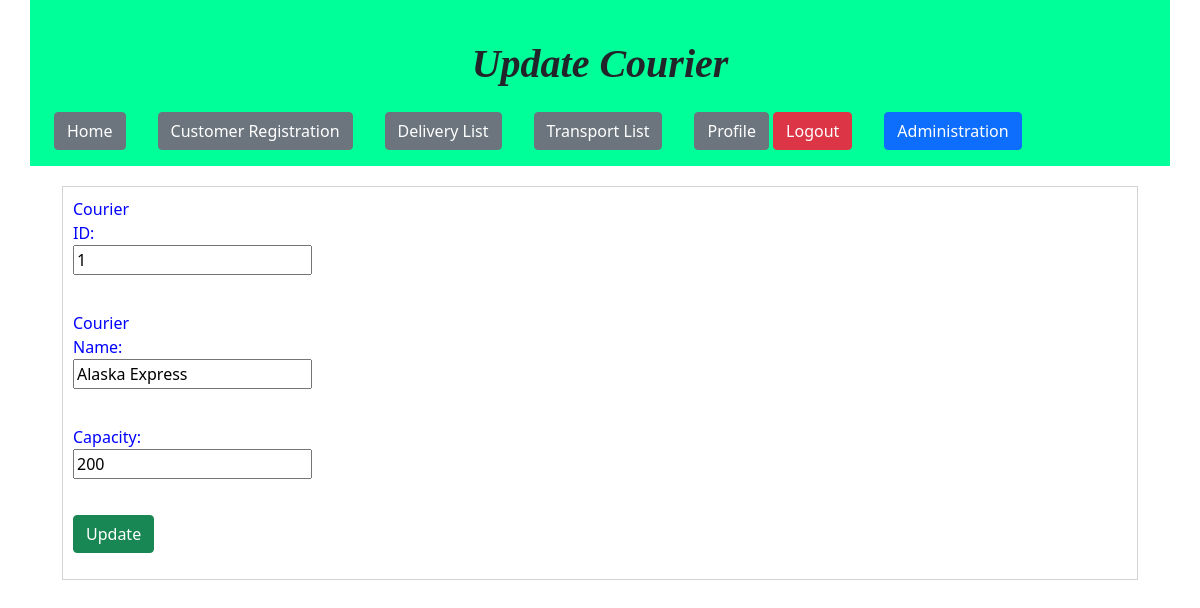
The app's page /affairs/courier/update/1 (signed in) with its own data.
### affairs/models.py (models this page shows, shortened)
class CourierModel(models.Model):
    courierId = models.IntegerField(primary_key=True)
    cName = models.CharField(max_length=100)
    capacity = models.IntegerField()

### affairs/views.py (the view)
# urls.py: path('courier/update/<int:id>',views.CourierUpdateView),
@login_required
def CourierUpdateView(request,id):
    cInstance = CourierModel.objects.get(pk=id)
    if request.method == 'POST':
        courierForm = CourierForm(request.POST,instance=cInstance)
        if courierForm.is_valid:
            courierForm.save()
            return HttpResponseRedirect(reverse(views.CourierListView))
    else:
        courierForm = CourierForm(instance=cInstance)
    context = {
        'coForm': courierForm
    }
    return render(request,'affairs/CourierUpdate.html',context)

### affairs/forms.py
class CourierForm(forms.ModelForm):
    class Meta:
        model = CourierModel
        fields = '__all__'

### affairs/templates/affairs/CourierUpdate.html (shortened to what this page needs)
{% extends "affairs/layout.html" %}
{% load static %}
{% block titlepage %}  Update Courier {% endblock %}
{% block mainContent %}
    <form action="" method="POSt" enctype="multipart/form-data">
        <div class="mainborder">
            <div class="row">
              <div class="col-md-6">
                <p class="mylable">Courier ID:{{coForm.courierId}}</p>
                <p class="mylable">Courier Name:{{coForm.cName}}</p>
                <p class="mylable">Capacity:{{coForm.capacity}}</p>
                <p><button type="submit" class="btn btn-success">Update</button></p>
              </div>
            </div>
        </div>
    </form>
{% endblock %}

### affairs/static/affairs/css/style.css (style rules this page uses)
body { font-family: Vazir; }
.mainborder { border: 1px solid lightgray; margin: 20px; }
p { padding: 10px; }
.mylable { color: blue; width: 100px; }

### records on screen
CourierModel: courierId "1", cName "Alaska Express", capacity "200"
